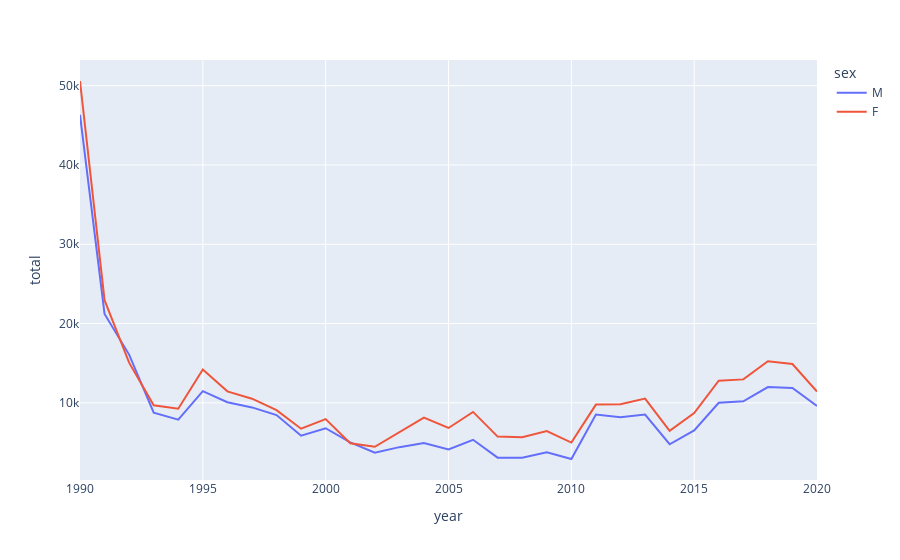

Write notebook code for a chart like this one.
### Code cell
px.line(data_frame=df_roman_notot, x='year', y='total', color='sex')
